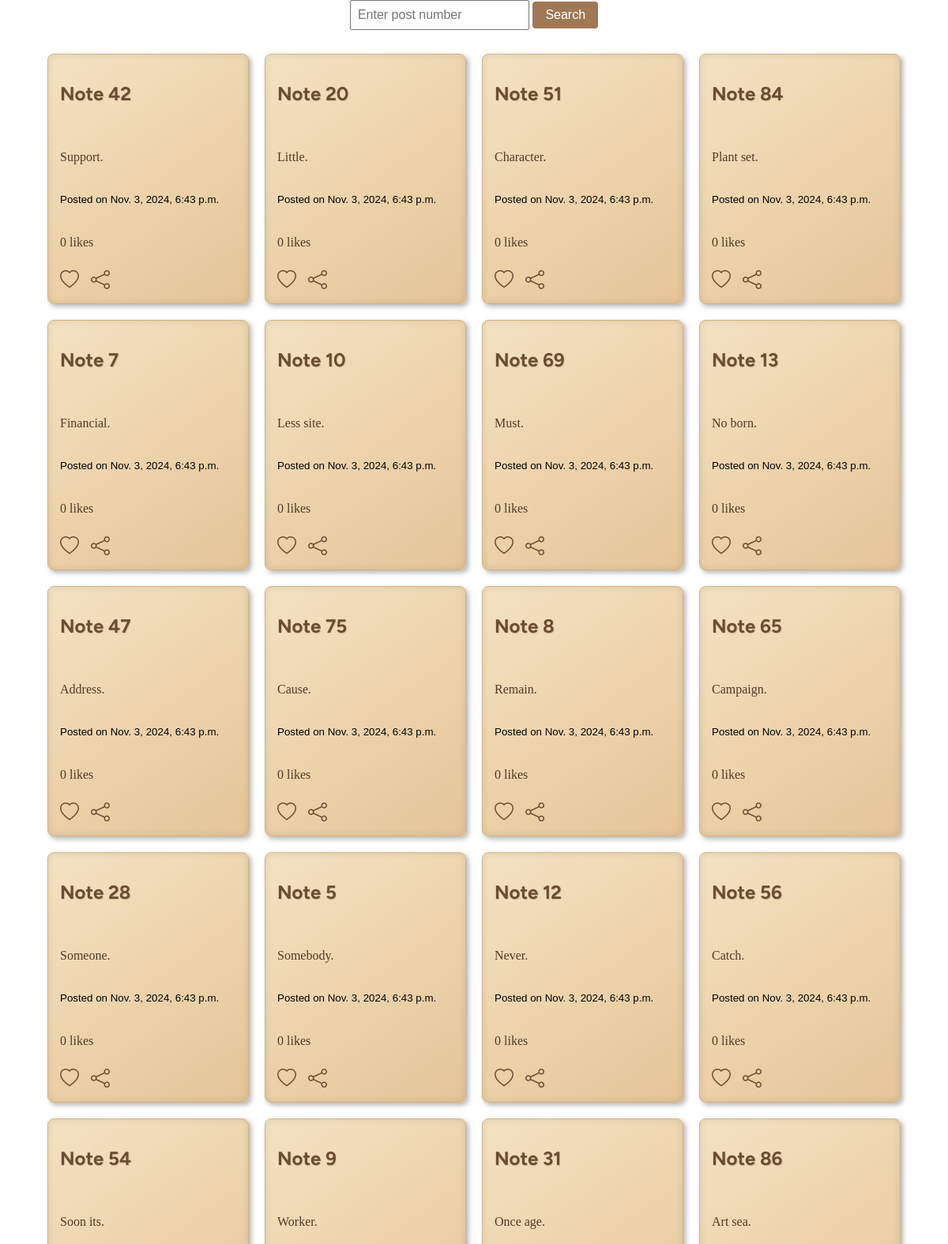
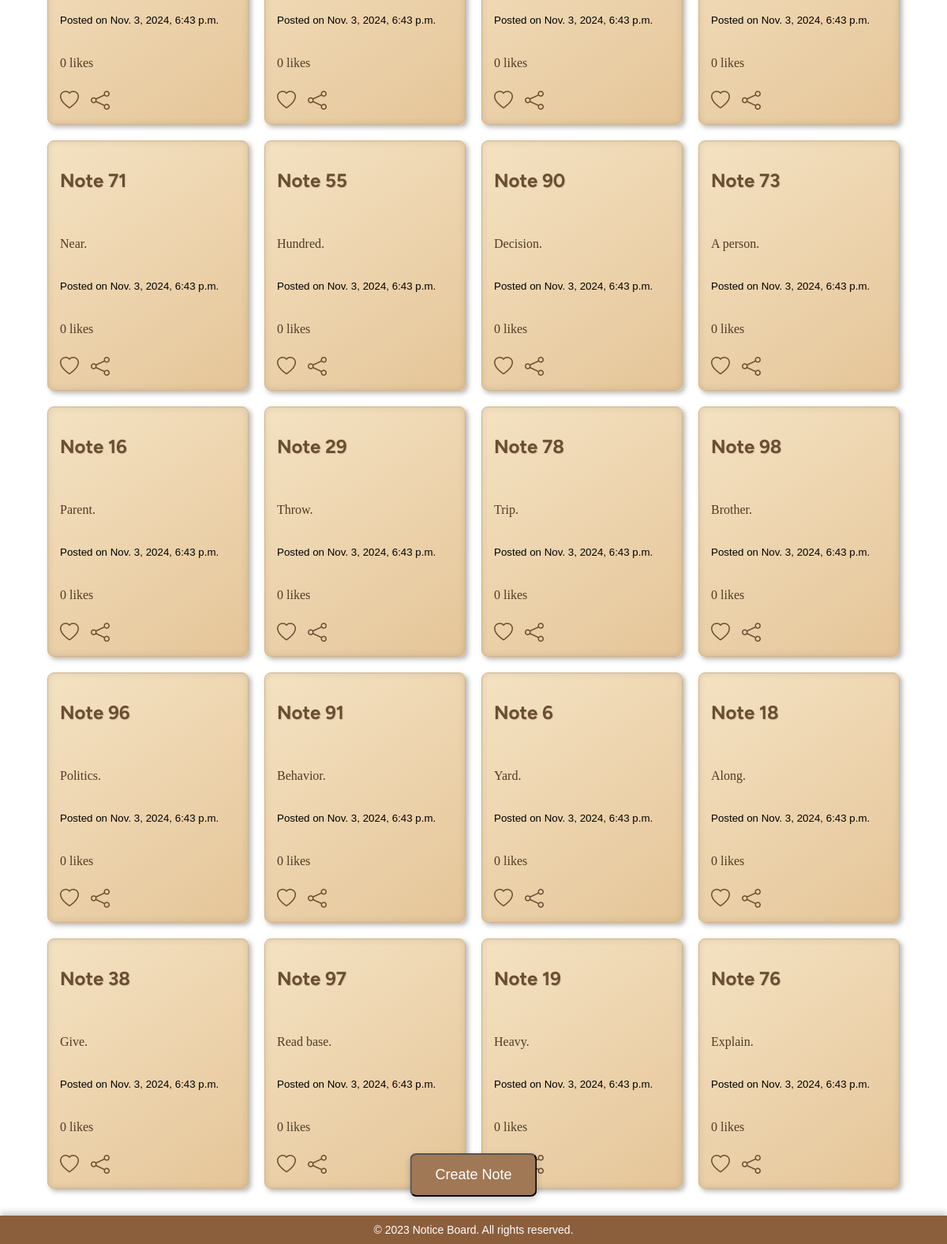
The page / on the database its author committed (2 pictures, top to bottom).
### Messages/models.py (models this page shows, shortened)
class Post(models.Model):
    title = models.CharField(max_length=100, blank=True)  # Allow blank titles initially
    content = models.TextField()
    signed = models.CharField(max_length=12)
    created_at = models.DateTimeField(auto_now_add=True)
    incremental_id = models.PositiveIntegerField(editable=False, unique=True, null=True, blank=True)
    likes = models.PositiveIntegerField(default=0)  # Field to track likes

### Messages/views.py (the view)
# urls.py: 2. Add a URL to urlpatterns:  path('', views.home, name='home')
def home(request):
    posts = list(Post.objects.all())
    random_posts = random.sample(posts, min(len(posts), 36))
    return render(request, 'home.html', {'posts': random_posts})

### Messages/templates/home.html (shortened to what this page needs)
<!DOCTYPE html>
<html lang="en">
<head>
    <link href="https://cdnjs.cloudflare.com/ajax/libs/bootstrap-icons/1.9.1/font/bootstrap-icons.min.css" rel="stylesheet">
</head>
<body>
    <div style="margin-bottom: 20px;">
        <input type="number" id="search-input" placeholder="Enter post number" style="padding: 8px; font-size: 16px;">
        <button onclick="searchPost()" style="padding: 8px 16px; font-size: 16px; background-color: #a07855; color: #fff; border: none; border-radius: 4px;">Search</button>
    </div>
    <div class="post-container">
        {% for post in posts %}
            <div class="post" data-post-id="{{ post.id }}" onclick="openModal({{ post.id }}, '{{ post.title }}', '{{ post.content|escapejs }}', '{{ post.created_at|date:'F j, Y' }}')">
                <h2>{{ post.title }}</h2>
                <p>{{ post.content }}</p>
                <small>Posted on {{ post.created_at }}</small>
                <p id="like-count-{{ post.id }}">{{ post.likes }} likes</p>
                <div class="icon-container">
                    <i class="bi bi-heart" id="like-icon-{{ post.id }}" onclick="toggleLike({{ post.id }});"></i>
                    <i class="bi bi-share" onclick="sharePost({{ post.id }}); event.stopPropagation();"></i>
                </div>
            </div>
        {% endfor %}
    </div>
    <div class="footer-bar">&copy; 2023 Notice Board. All rights reserved.</div>
    <button class="create-post-button" onclick="openCreateModal()">Create Note</button>
</body>
</html>

### Messages/templates/home.html (style rules this page uses)
body { background: url('./static/images/backgroundmk2.jpg'); background-size: cover; background-repeat: no-repeat; background-attachment: fixed; background-position: center center; margin: 0; font-family: Arial, sans-serif; display: flex; flex-direction: column; align-items: center; padding-bottom: 60px; overflow: auto; }
.create-post-button { position: fixed; bottom: 60px; left: 50%; transform: translateX(-50%); padding: 15px 30px; background-color: #a07855; color: #fff; text-decoration: none; border-radius: 8px; font-size: 18px; box-shadow: 0px 4px 8px rgba(0, 0, 0, 0.2); transition: background-color 0.3s, transform 0.2s; }
.post-container { display: grid; grid-template-columns: repeat(auto-fill, minmax(220px, 1fr)); gap: 20px; width: 90%; max-width: 1200px; padding: 10px; overflow: auto; }
.post { background: linear-gradient(145deg, #f4e2c2, #e5c598); border: 1px solid #d4b483; border-radius: 8px; padding: 15px; padding-bottom: 50px; box-shadow: 3px 3px 6px rgba(0, 0, 0, 0.3), inset 0px 0px 10px rgba(0, 0, 0, 0.1); opacity: 0; animation: fadeIn 0.3s forwards; transition: transform 0.2s, box-shadow 0.2s; overflow: hidden; display: flex; flex-direction: column; justify-content: space-between; min-height: 250px; position: relative; }
.post h2 { font-family: 'Figtree', serif; color: #6a4e32; font-weight: bold; text-shadow: 1px 1px 1px rgba(0, 0, 0, 0.1); text-overflow: ellipsis; }
.post p { color: #4e3b24; font-family: 'Times New Roman', Times, serif; line-height: 1.4; }
.icon-container { display: flex; gap: 15px; position: absolute; bottom: 15px; left: 15px; }
.icon-container i { cursor: pointer; color: #6a4e32; font-size: 24px; transition: color 0.3s; }
.footer-bar { position: fixed; bottom: 0; left: 0; width: 100%; background-color: #8b5e3c; color: #fff; text-align: center; padding: 10px 0; font-size: 14px; box-shadow: 0px -4px 8px rgba(0, 0, 0, 0.2); }

### rows shown on the page
Post: title "Note 42", content "Support.", created_at "Nov. 3, 2024, 6:43 p.m.", likes "0"
Post: title "Note 20", content "Little.", created_at "Nov. 3, 2024, 6:43 p.m.", likes "0"
Post: title "Note 51", content "Character.", created_at "Nov. 3, 2024, 6:43 p.m.", likes "0"
Post: title "Note 84", content "Plant set.", created_at "Nov. 3, 2024, 6:43 p.m.", likes "0"
Post: title "Note 7", content "Financial.", created_at "Nov. 3, 2024, 6:43 p.m.", likes "0"
Post: title "Note 10", content "Less site.", created_at "Nov. 3, 2024, 6:43 p.m.", likes "0"
Post: title "Note 69", content "Must.", created_at "Nov. 3, 2024, 6:43 p.m.", likes "0"
Post: title "Note 13", content "No born.", created_at "Nov. 3, 2024, 6:43 p.m.", likes "0"
Post: title "Note 47", content "Address.", created_at "Nov. 3, 2024, 6:43 p.m.", likes "0"
Post: title "Note 75", content "Cause.", created_at "Nov. 3, 2024, 6:43 p.m.", likes "0"
Post: title "Note 8", content "Remain.", created_at "Nov. 3, 2024, 6:43 p.m.", likes "0"
Post: title "Note 65", content "Campaign.", created_at "Nov. 3, 2024, 6:43 p.m.", likes "0"
Post: title "Note 28", content "Someone.", created_at "Nov. 3, 2024, 6:43 p.m.", likes "0"
Post: title "Note 5", content "Somebody.", created_at "Nov. 3, 2024, 6:43 p.m.", likes "0"
Post: title "Note 12", content "Never.", created_at "Nov. 3, 2024, 6:43 p.m.", likes "0"
Post: title "Note 56", content "Catch.", created_at "Nov. 3, 2024, 6:43 p.m.", likes "0"
Post: title "Note 54", content "Soon its.", created_at "Nov. 3, 2024, 6:43 p.m.", likes "0"
Post: title "Note 9", content "Worker.", created_at "Nov. 3, 2024, 6:43 p.m.", likes "0"
Post: title "Note 31", content "Once age.", created_at "Nov. 3, 2024, 6:43 p.m.", likes "0"
Post: title "Note 86", content "Art sea.", created_at "Nov. 3, 2024, 6:43 p.m.", likes "0"
Post: title "Note 71", content "Near.", created_at "Nov. 3, 2024, 6:43 p.m.", likes "0"
Post: title "Note 55", content "Hundred.", created_at "Nov. 3, 2024, 6:43 p.m.", likes "0"
Post: title "Note 90", content "Decision.", created_at "Nov. 3, 2024, 6:43 p.m.", likes "0"
Post: title "Note 73", content "A person.", created_at "Nov. 3, 2024, 6:43 p.m.", likes "0"
Post: title "Note 16", content "Parent.", created_at "Nov. 3, 2024, 6:43 p.m.", likes "0"
Post: title "Note 29", content "Throw.", created_at "Nov. 3, 2024, 6:43 p.m.", likes "0"
Post: title "Note 78", content "Trip.", created_at "Nov. 3, 2024, 6:43 p.m.", likes "0"
Post: title "Note 98", content "Brother.", created_at "Nov. 3, 2024, 6:43 p.m.", likes "0"
Post: title "Note 96", content "Politics.", created_at "Nov. 3, 2024, 6:43 p.m.", likes "0"
Post: title "Note 91", content "Behavior.", created_at "Nov. 3, 2024, 6:43 p.m.", likes "0"
Post: title "Note 6", content "Yard.", created_at "Nov. 3, 2024, 6:43 p.m.", likes "0"
Post: title "Note 18", content "Along.", created_at "Nov. 3, 2024, 6:43 p.m.", likes "0"
Post: title "Note 38", content "Give.", created_at "Nov. 3, 2024, 6:43 p.m.", likes "0"
Post: title "Note 97", content "Read base.", created_at "Nov. 3, 2024, 6:43 p.m.", likes "0"
Post: title "Note 19", content "Heavy.", created_at "Nov. 3, 2024, 6:43 p.m.", likes "0"
Post: title "Note 76", content "Explain.", created_at "Nov. 3, 2024, 6:43 p.m.", likes "0"
